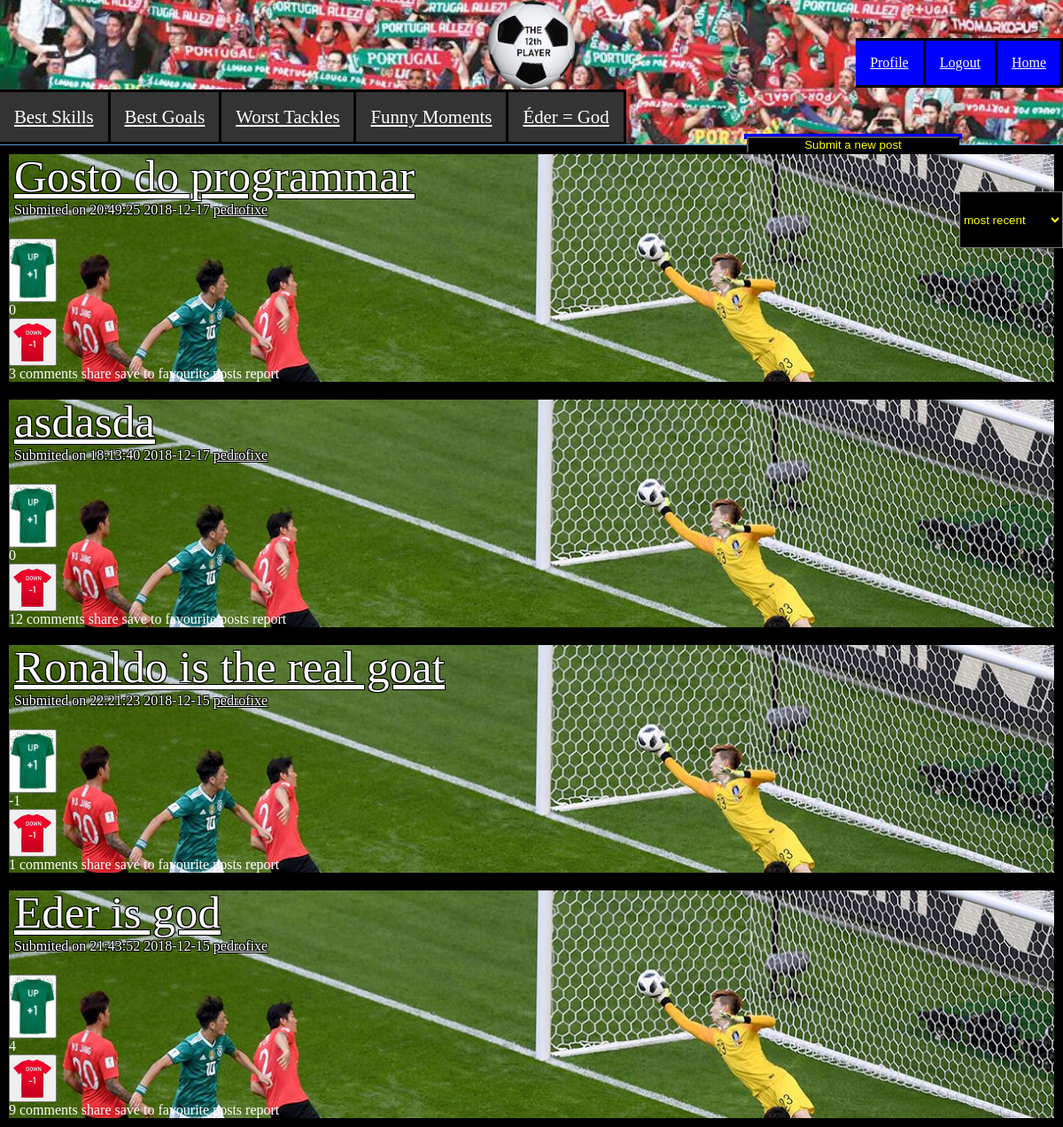
The page /posts.php (signed in) on the database its author committed.
### tables this page shows
CREATE TABLE Post (
	idPost		INTEGER NOT NULL PRIMARY KEY,
	idUser		INTEGER REFERENCES User (idUser),

	Title 		VARCHAR (100) NOT NULL,
	Text		VARCHAR (1000) NOT NULL,

	Link		VARCHAR NOT NULL,

	Date		INTEGER NOT NULL,

	Upvotes		INTEGER,
	Downvotes	INTEGER
);

CREATE TABLE User (
    idUser      INTEGER  NOT NULL PRIMARY KEY,

    username	VARCHAR (50) NOT NULL UNIQUE,
	password	VARCHAR NOT NULL,
	age 		INTEGER NOT NULL,
	email		VARCHAR (100) NOT NULL UNIQUE,
	pic			VARCHAR NOT NULL
);

### utilities.php (called while the page is built, shortened)
<?php
	function getUsernameFromID($dbh, $id)
	{
		$query = $dbh->prepare('SELECT * FROM User WHERE idUser = ?');
		$query->execute(array($id));
		$results = $query->fetchAll();
		return $results[0]['username'];
	}
?>

### orderPosts.php (the view, shortened to what this page needs)
<?php
	include_once("utilities.php");
	$dbh = new PDO('sqlite:database.db');
	$dbh->setAttribute(PDO::ATTR_EMULATE_PREPARES,false);
	$orderType = "most recent";
	if ($orderType == "top")
	{
		$query = $dbh->prepare('SELECT P.idPost, P.Title, P.Date, P.idUser, P.Upvotes, P.Downvotes, U.username, P.Upvotes-P.Downvotes votes, count(C.idComment) commentCount from Post P, User U LEFT OUTER JOIN Comment C ON P.idPost = C.idPost WHERE P.idUser = U.idUser GROUP BY P.idPost ORDER BY votes DESC');
	}
	else if ($orderType == "most recent")
	{
		$query = $dbh->prepare('SELECT P.idPost, P.Title, P.Date, P.idUser, P.Upvotes, P.Downvotes, U.username, count(C.idComment) commentCount from Post P, User U LEFT OUTER JOIN Comment C ON P.idPost = C.idPost WHERE P.idUser = U.idUser GROUP BY P.idPost ORDER BY Date DESC');
	}
	$status = $query->execute();
	$postLimit = 5;
	$posts = array();
	for ($i = 0; $i < $postLimit; $i++)
	{
		$fetched = $query->fetch();
		if ($fetched)
			$posts[] = $fetched;
	}
	$return = "";
	foreach($posts as $post)
	{
		$idPost = $post['idPost'];
		$Title = $post['Title'];
		$Date = $post['Date'];
		$idUser = $post['idUser'];
		$Upvotes = $post['Upvotes'];
		$Downvotes = $post['Downvotes'];
		$commentCount = $post['commentCount'];
		$Votes = $Upvotes-$Downvotes;
		$dateString = date('H:i:s Y-m-d', $Date);
		$username = getUsernameFromID($dbh, $idUser);
		$return .=
		"\n\n<div id=\"main\" class=\"postPage\">
				<div class='post'>
					<div class=\"post-body\">
						<a href=\"postPage.php?id=$idPost\" class='post-title'> $Title </a>
						<p> Submited on $dateString <a href=\"#\" class='submitter'>$username</a><br><br></p>
					</div>
					<div class=\"post-votes\">
						<div class='ball up' >
							<button onclick='upVote($idPost)' id='upVote()'>
								<img src=\"./upvote.jpg\">
							</button>
						</div>
						<div id=\"numberOfVotes$idPost\">$Votes</div>
						<div class='ball down' id='downvote()'>
							<button onclick='downVote($idPost)' id='downVote()'>
								<img src=\"./downvote1.png\">
							</button>
						</div>
					</div>
					<div class='post-options'>
						<span>$commentCount comments</span>
						<span>share</span>
						<span>save to favourite posts</span>
						<span>report</span>
					</div>
				</div>
			</div>";
	}
	echo "$return";
?>

### style.css (style rules this page uses)
* { margin: 0; padding: 0; }
.postPage { margin-top: 0%; display: grid; background-color: grey; z-index: 1; align-items: left; }
.post { margin-bottom: -1%; text-align: left; margin-bottom: 0%; background: url(korea.jpg); background-size: cover; border: 10px solid black; color: white; }
.post-votes { text-align: left; }
.post-body { bottom: 2%; left: 0.5%; position: relative; color: white; text-shadow: -1px -1px 0 #000, 1px -1px 0 #000, -1px 1px 0 #000, 1px 1px 0 #000; }
.post-title { position: relative; font-size: 320%; color: white; text-shadow: -1px -1px 0 #000, 1px -1px 0 #000, -1px 1px 0 #000, 1px 1px 0 #000; }
.submitter { color: white; margin-top: 20%; }

### rows shown on the page
post: Title "Gosto do programmar", Date "20:49:25 2018-12-17", idUser.username "pedrofixe", Upvotes "0", commentCount "3"
post: Title "asdasda", Date "18:13:40 2018-12-17", idUser.username "pedrofixe", Upvotes "0", commentCount "12"
post: Title "Ronaldo is the real goat", Date "22:21:23 2018-12-15", idUser.username "pedrofixe", Votes "-1", commentCount "1"
post: Title "Eder is god", Date "21:43:52 2018-12-15", idUser.username "pedrofixe", Votes "4", commentCount "9"
